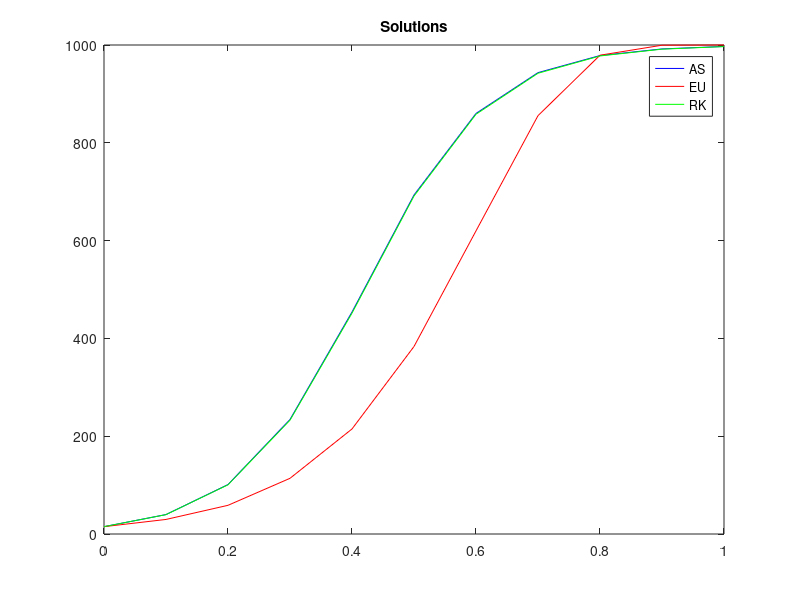

Source code (MATLAB):
% Pandamic Models

% SI Models

% di/dt = B*i*s;
% i+s = n;
% n= 1000
% I(0) = 15
% B = 0.01

N = 1000;
h = 0.1;
B = 0.01;
t = 0 : h : 1;

ey = zeros(size(t));
ey(1) = 15;
ry = zeros(size(t));
ry(1) = 15;

F1 = @(x,y) (B*x*(N-x));

AS = (N./(1+((N./15)-1).*exp(-1.*N.*B.*t)));

for i = 1:length(t)-1

    k11 = h * F1(ry(i),1);
    k12 = h * F1(ry(i) + k11/2,1);
    k13 = h * F1(ry(i) + k12/2,1);
    k14 = h * F1(ry(i) + k13,1);
    ry(i+1) = ry(i) + (k11 + 2*k12 + 2*k13 + k14)/6;
    
    ey(i+1) = ey(i) + h*F1(ey(i),1);
end    

figure
plot(t, AS,'b')
hold on
plot(t, ey,'r')
hold on
plot(t,ry,'g')
legend('AS','EU','RK')
title("Solutions")


% di/dt = B*i*s - 0.01 * i;
% i+s = n;
% n= 1000
% I(0) = 15
% B = 0.01

N = 1000;
h = 0.1;
B = 0.01;
Bi = 0.01;
t = 0 : h : 1;

a = N -  Bi/B;

y1_eu = zeros(size(t));
y1_eu(1) = 15;
y1_rk = zeros(size(t));
y1_rk(1) = 15;

F1 = @(x,y) (B*x*(N-x) - Bi*x);

AS = (a./(1+((a./15)-1).*exp(-1.*a.*B.*t)));

for i = 1:length(t)-1

    k11 = h * F1(y1_rk(i),1);
    k12 = h * F1(y1_rk(i) + k11/2,1);
    k13 = h * F1(y1_rk(i) + k12/2,1);
    k14 = h * F1(y1_rk(i) + k13,1);
    y1_rk(i+1) = y1_rk(i) + (k11 + 2*k12 + 2*k13 + k14)/6;
    
    y1_eu(i+1) = y1_eu(i) + h*F1(y1_eu(i),1);
end    

% figure(2)
% plot(t, AS,'b')
% hold on
% plot(t, y1_eu,'r')
% hold on
% plot(t,y1_rk,'g')
% legend('AS','EU','RK')
% title("Solutions")